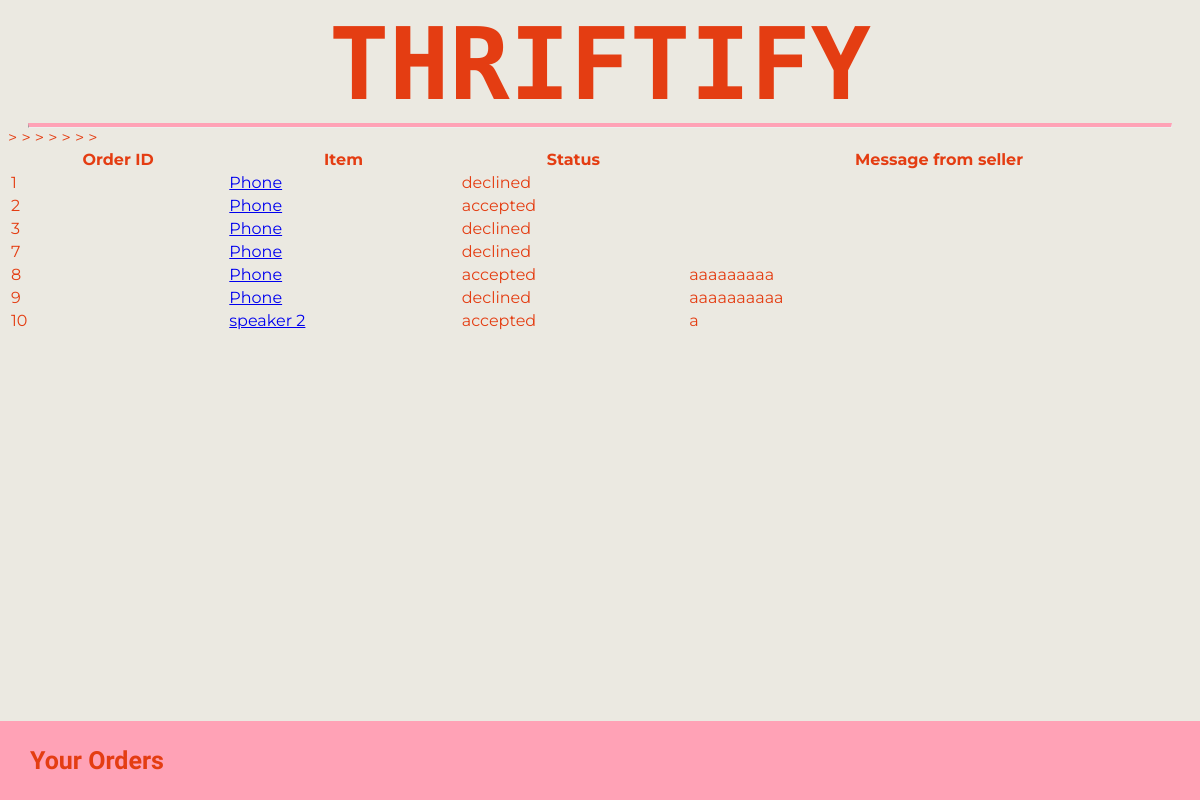
The app's page /your_orders/ (signed in), older data.
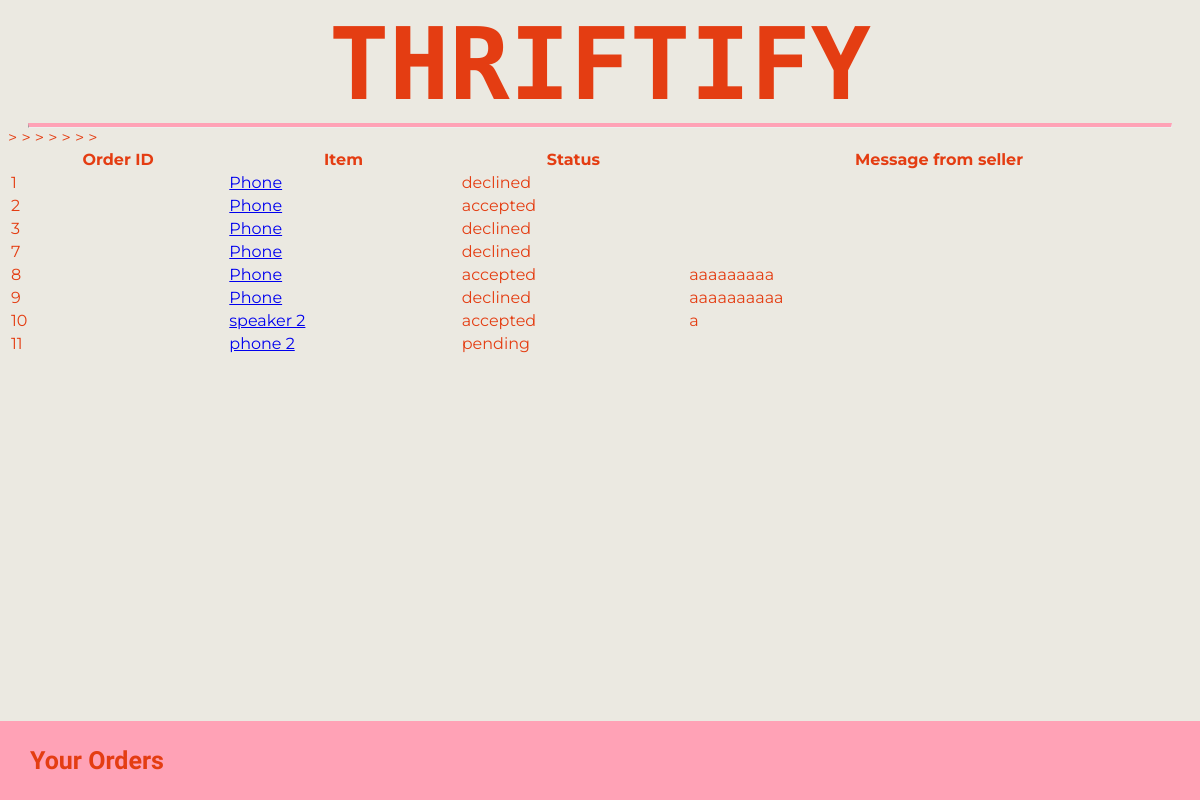
The same page, newer data.
### Main/models.py (models this page shows, shortened)
class Order(models.Model):
    STATUS_CHOICES = (
        ("pending", "Pending"),
        ("accepted", "Accepted"),
        ("declined", "Declined"),
    )
    buyer = models.ForeignKey(User, on_delete=models.CASCADE)
    item = models.ForeignKey(Item, on_delete=models.CASCADE)
    status = models.CharField(max_length=20, choices=STATUS_CHOICES, default="pending")
    timestamp = models.DateTimeField(auto_now_add=True)
    comment = models.CharField(max_length=1000, default="")

class Item(models.Model):
    STATUS_CHOICES = (
        ("available", "Available"),
        ("sold", "Sold"),
    )
    seller = models.ForeignKey(User, on_delete=models.CASCADE)
    name = models.CharField(max_length=100)
    description = models.TextField()
    price = models.DecimalField(max_digits=10, decimal_places=2)
    picture = models.ImageField(upload_to="item_pictures/")
    status = models.CharField(
        max_length=20, choices=STATUS_CHOICES, default="available"
    )
    bought_by = models.CharField(max_length=150, blank=True, null=True)

### Main/views.py (the view)
# urls.py: path("your_orders/", views.your_orders, name="your_orders"),
@login_required
def your_orders(request):
    user_orders = Order.objects.filter(buyer=request.user)
    return render(request, "your_orders.html", {"user_orders": user_orders})

### Main/templates/your_orders.html (shortened to what this page needs)
{% extends "master.html" %}
{% block content %}
    <table style="width:100%">
        <tr><th>Order ID</th>
            <th>Item</th>
            <th>Status</th>
            <th>Message from seller</th></tr>
    {% for order in user_orders %}
    {% if order.status == "pending" %}
        <tr>
            <td>{{ order.id }}</td>
            <td><a href="{% url 'product_detail' order.item.id %}">{{ order.item.name }}</a></td>
            <td>{{ order.status }}</td>
        </tr>
    {% else %}
        <tr>
            <td>{{ order.id }}</td>
            <td><a href="{% url 'product_detail' order.item.id %}">{{ order.item.name }}</a></td>
            <td>{{ order.status }}</td>
            <td>{{ order.comment }}</td>>
        </tr>
    {% endif %}
    {% empty %}
        No orders found.
    {% endfor %}
    </table>
    <div class="footer">
        <p>Your Orders</p>
    </div>
{% endblock %}

Row changes from the older to the newer data that the page shows:
added Order: id "11", item.name "phone 2", status "pending"
